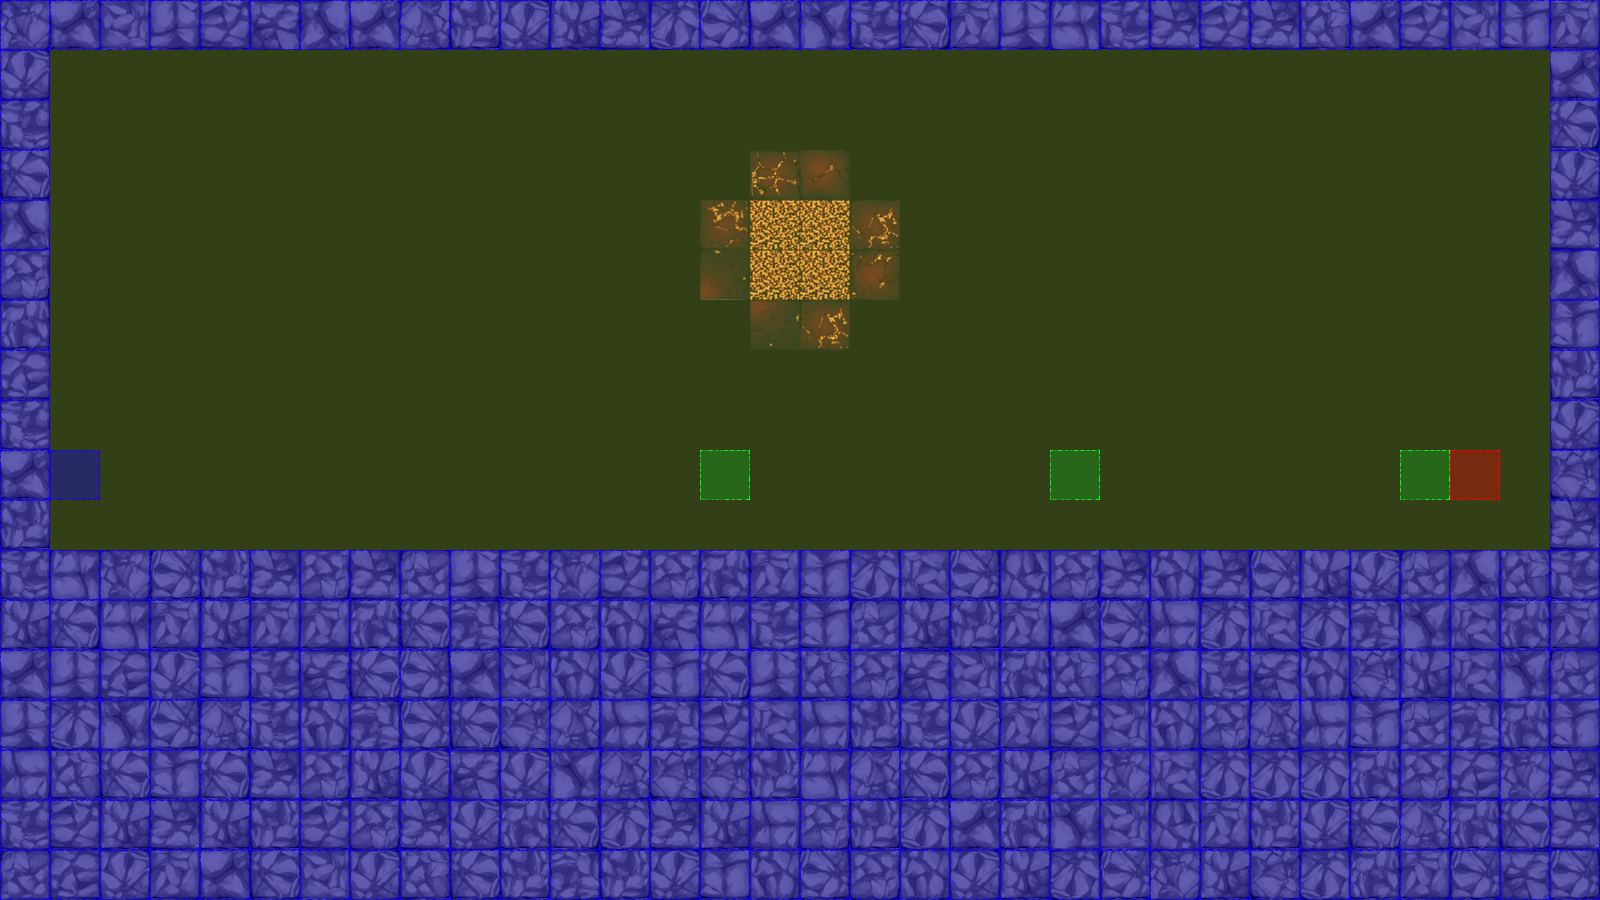

The image is a tile-based game level rendered from a .tmx file. Its description and source (layers, tilesets, objects; grid data summarised) follow:
An orthogonal 32x18 tile map with 50x50 px tiles, 3 tile layers (terrain, collision, event), 2 tilesets.

<map version="1.0" orientation="orthogonal" renderorder="left-up" width="32" height="18" tilewidth="50" tileheight="50" nextobjectid="3">
 <tileset firstgid="1" name="dungeonTile.png" tilewidth="50" tileheight="50" tilecount="64" columns="8">
  <image source="tiles/dungeonTile.png" width="400" height="400" />
 </tileset>
 <tileset firstgid="65" name="collisionTile" tilewidth="50" tileheight="50" tilecount="12" columns="3">
  <image source="tiles/collisionTile.png" width="150" height="200" />
 </tileset>
 <layer name="terrain" width="32" height="18">
  <data>[576 cells, 288 non-empty, 43 distinct tile ids]</data>
 </layer>
 <layer name="collision" width="32" height="18">
  <data>[576 cells, 576 non-empty, 2 distinct tile ids]</data>
 </layer>
 <layer name="event" width="32" height="18">
  <data>[576 cells, 5 non-empty, 3 distinct tile ids]</data>
 </layer>
</map>
